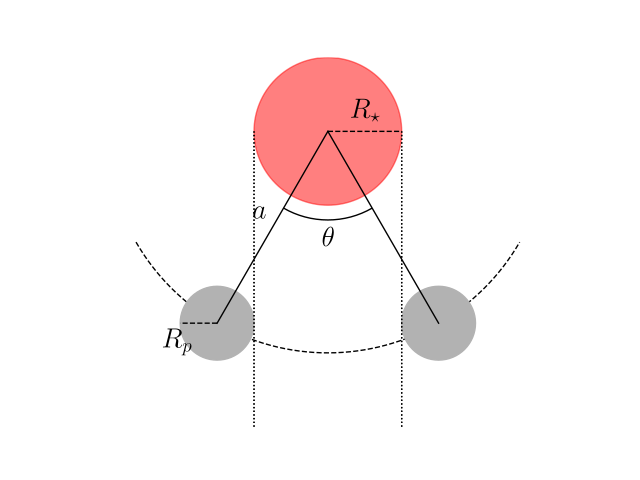

Reproduce this figure in Python.
import matplotlib.pyplot as plt
import matplotlib.patches as mpatches
import numpy as np


def theta_entry(a_rs=3., rp_rs=0.5):
    return -np.arcsin((1 + rp_rs) / a_rs)


def circ_pos(center, theta, r):
    x, y = center
    y1 = y - r * np.cos(theta)
    x1 = x + r * np.sin(theta)

    return (x1, y1)


def draw_system(ax, a_rs=3., rp_rs=0.5, theta=None,
                rs=0.1, xs=(0.5, 0.5), label_radii=True,
                draw_planet=True, draw_sun=True,
                planet_circle_kwargs=dict(color='0.7'),
                sun_circle_kwargs=dict(color='r', alpha=0.5),
                draw_a=True, a_kwargs=dict(color='k', ls='-'),
                label_a=True):
    if theta is None:
        theta = theta_entry(a_rs=a_rs, rp_rs=rp_rs)

    xp = circ_pos(xs, theta, a_rs * rs)

    if draw_planet:
        planet = plt.Circle(xp, rp_rs * rs, **planet_circle_kwargs)
        ax.add_artist(planet)
    if draw_sun:
        star = plt.Circle(xs, rs, **sun_circle_kwargs)
        ax.add_artist(star)

    ax.plot([xs[0] - rs, xs[0] - rs], [0, xs[1]], color='k', ls=':')
    ax.plot([xs[0] + rs, xs[0] + rs], [0, xs[1]], color='k', ls=':')

    if draw_a:
        ax.plot(*zip(xs, xp), **a_kwargs)

    if draw_a and label_a:
        atext_xy = tuple(0.5 * (np.array(xs) + np.array(xp)))

        acoords = (-5 * np.cos(theta), -5 * np.sin(theta))
        ax.annotate("$a$", xy=atext_xy, xytext=acoords,
                    textcoords='offset points', xycoords='data',
                    ha='right', va='bottom' if theta < 0 else 'top',
                    fontsize=20)

    if label_radii:
        ax.plot([xs[0], xs[0] + rs], [xs[1], xs[1]], ls='--', color='k')
        ax.annotate("$R_{\\star}$", xy=(xs[0] + 0.5 * rs, xs[1]),
                    xytext=(0, 3),
                    textcoords='offset points', xycoords='data',
                    ha='center', va='bottom', fontsize=20)

        ax.plot([xp[0], xp[0] - rs * rp_rs],
                [xp[1], xp[1]], ls='--', color='k')
        ax.annotate("$R_p$", xy=(xp[0] - 0.5 * rs * rp_rs, xp[1]),
                    xytext=(-5, -5),
                    textcoords='offset points', xycoords='data',
                    ha='right', va='top', fontsize=20)

f, ax = plt.subplots()

x0 = (0.5, 0.8)
theta = -theta_entry()
rs = 0.2

draw_system(ax, theta=-theta, rs=rs, xs=x0)

draw_system(ax, theta=theta, rs=rs, xs=x0,
            draw_sun=False, label_radii=False, label_a=False)

arc_rad = 1.2 * rs
arc = mpatches.Arc(x0, 2 * arc_rad, 2 * arc_rad,
                   theta1=np.degrees(-np.pi/2 - theta),
                   theta2=np.degrees(-np.pi/2 + theta))

arc2 = mpatches.Arc(x0, 6 * rs, 6 * rs,
                    theta1=np.degrees(-np.pi/2 - 2 * theta),
                    theta2=np.degrees(-np.pi/2 + 2 * theta),
                    ls='--', color='k')

ax.add_patch(arc)
ax.add_patch(arc2)
ax.annotate('$\\theta$', xy=(x0[0], x0[1] - arc_rad), xytext=(0, -5),
            textcoords='offset points', fontsize=20, va='top', ha='center')


ax.axis('off')
ax.set_aspect('equal', 'datalim')

ax.set_xlim(0, 1)
ax.set_ylim(0, 1)
plt.show()
